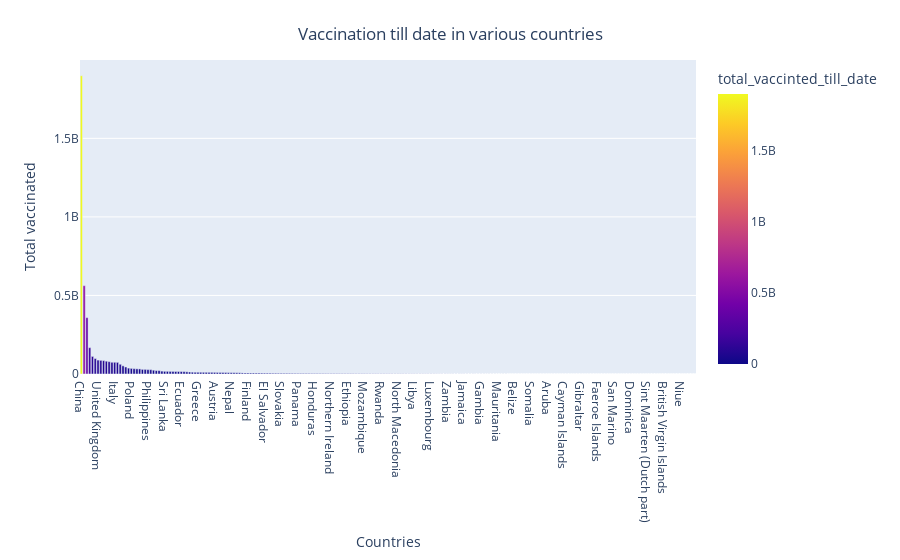

This figure's notebook cell:
### Code cell
import plotly.express as px
import plotly.graph_objects as go
import matplotlib.patches as mpatches
from plotly.subplots import make_subplots
import seaborn as sns  
sns.set(color_codes = True)
sns.set(style="whitegrid")
import plotly.figure_factory as ff
from plotly.colors import n_colors

fig = px.bar(country_wise_total_vaccinated_df, 
             y = 'total_vaccinted_till_date',
             x = country_wise_total_vaccinated_df.index,
             color = 'total_vaccinted_till_date',
             color_discrete_sequence= px.colors.sequential.Viridis_r
            )
fig.update_layout(
    title={
            'text' : "Vaccination till date in various countries",
            'y':0.95,
            'x':0.5
        },
    xaxis_title="Countries",
    yaxis_title="Total vaccinated",
    legend_title="Total vaccinated"
)
fig.show()

### Figure 1 — Plotly figure (JSON) as saved in the notebook; plotly's stock layout.template omitted (floating-point values rounded to 4 significant figures; data arrays with more than 128 entries replaced by an {"elided": "..."} marker saying what was removed)
{"data": [{"alignmentgroup": "True", "hovertemplate": "index=%{x}<br>total_vaccinted_till_date=%{marker.color}<extra></extra>", "legendgroup": "", "marker": {"color": {"elided": "222 int values"}, "coloraxis": "coloraxis", "pattern": {"shape": ""}}, "name": "", "offsetgroup": "", "orientation": "v", "showlegend": false, "textposition": "auto", "type": "bar", "x": {"elided": "222 str values"}, "xaxis": "x", "y": {"elided": "222 int values"}, "yaxis": "y"}], "layout": {"barmode": "relative", "coloraxis": {"colorbar": {"title": {"text": "total_vaccinted_till_date"}}, "colorscale": [[0, "#0d0887"], [0.1111, "#46039f"], [0.2222, "#7201a8"], [0.3333, "#9c179e"], [0.4444, "#bd3786"], [0.5556, "#d8576b"], [0.6667, "#ed7953"], [0.7778, "#fb9f3a"], [0.8889, "#fdca26"], [1, "#f0f921"]]}, "legend": {"title": {"text": "Total vaccinated"}, "tracegroupgap": 0}, "margin": {"t": 60}, "title": {"text": "Vaccination till date in various countries", "x": 0.5, "y": 0.95}, "xaxis": {"anchor": "y", "domain": [0, 1], "title": {"text": "Countries"}}, "yaxis": {"anchor": "x", "domain": [0, 1], "title": {"text": "Total vaccinated"}}}}
